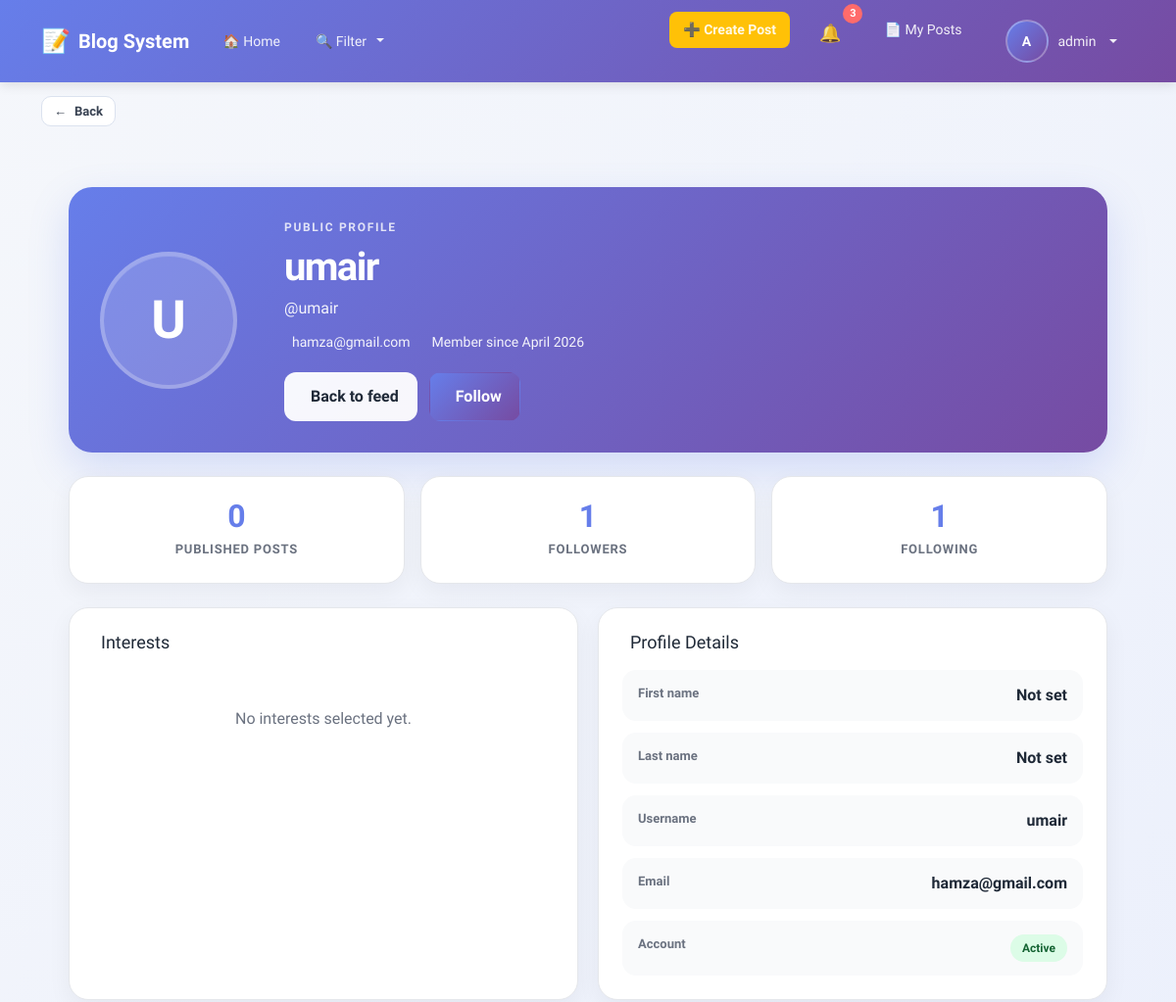
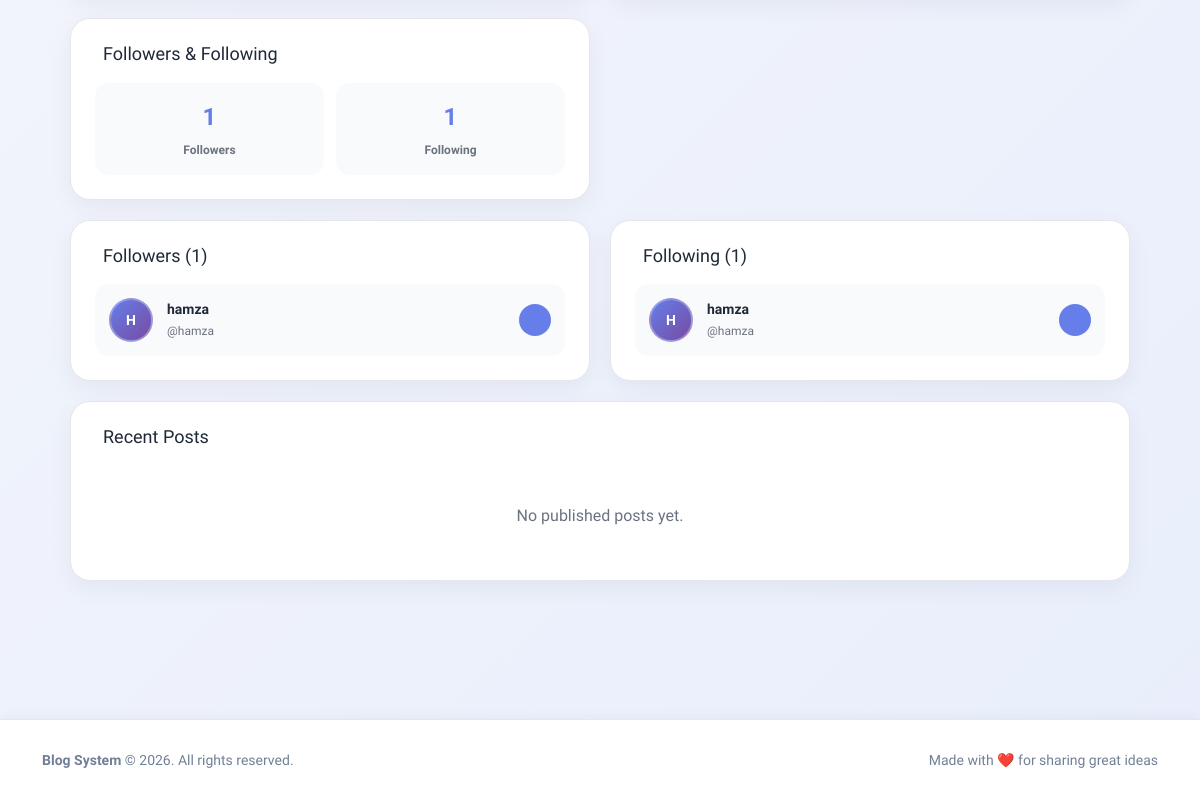
Page /profile/4/ (signed in) on the earlier database version (2 pictures, top to bottom).
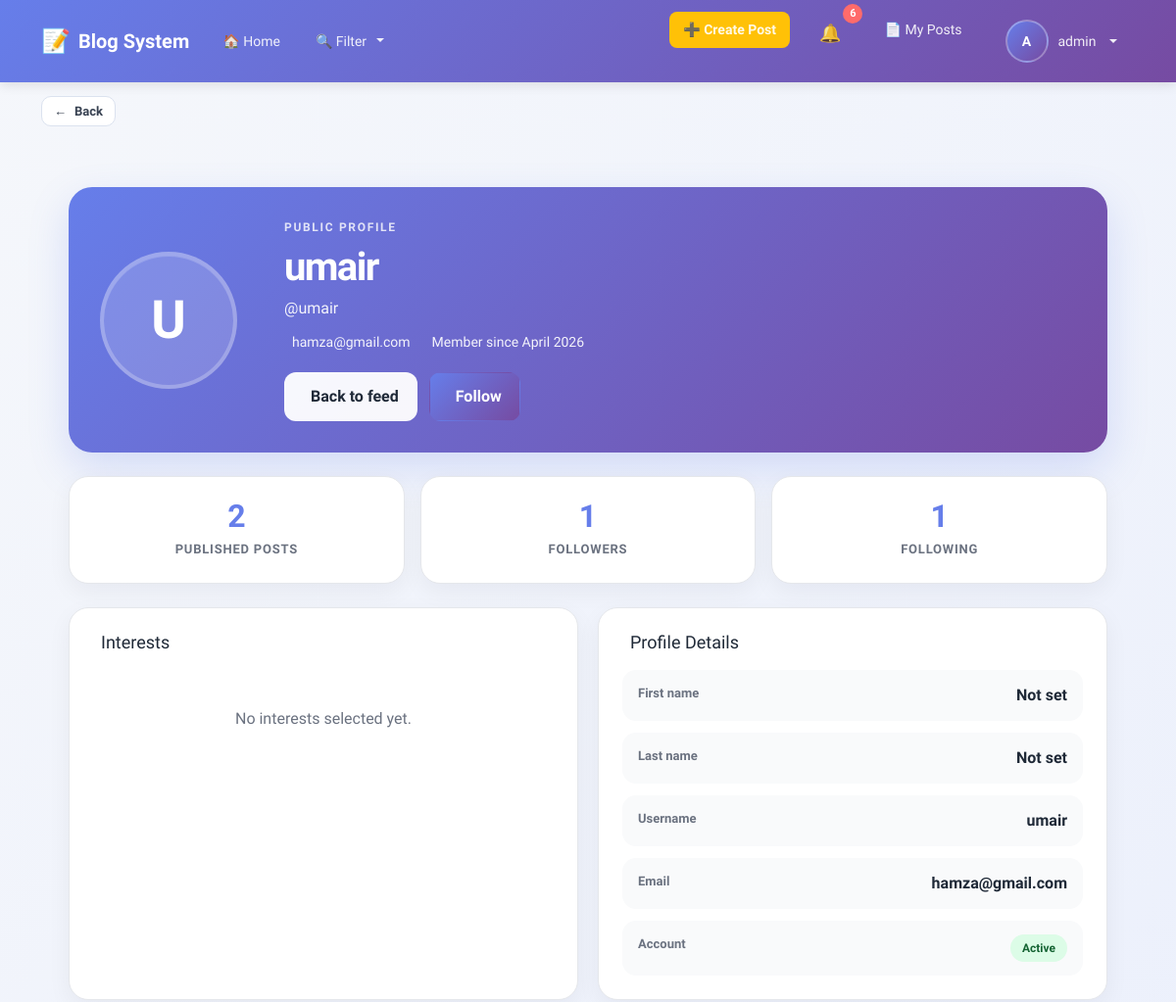
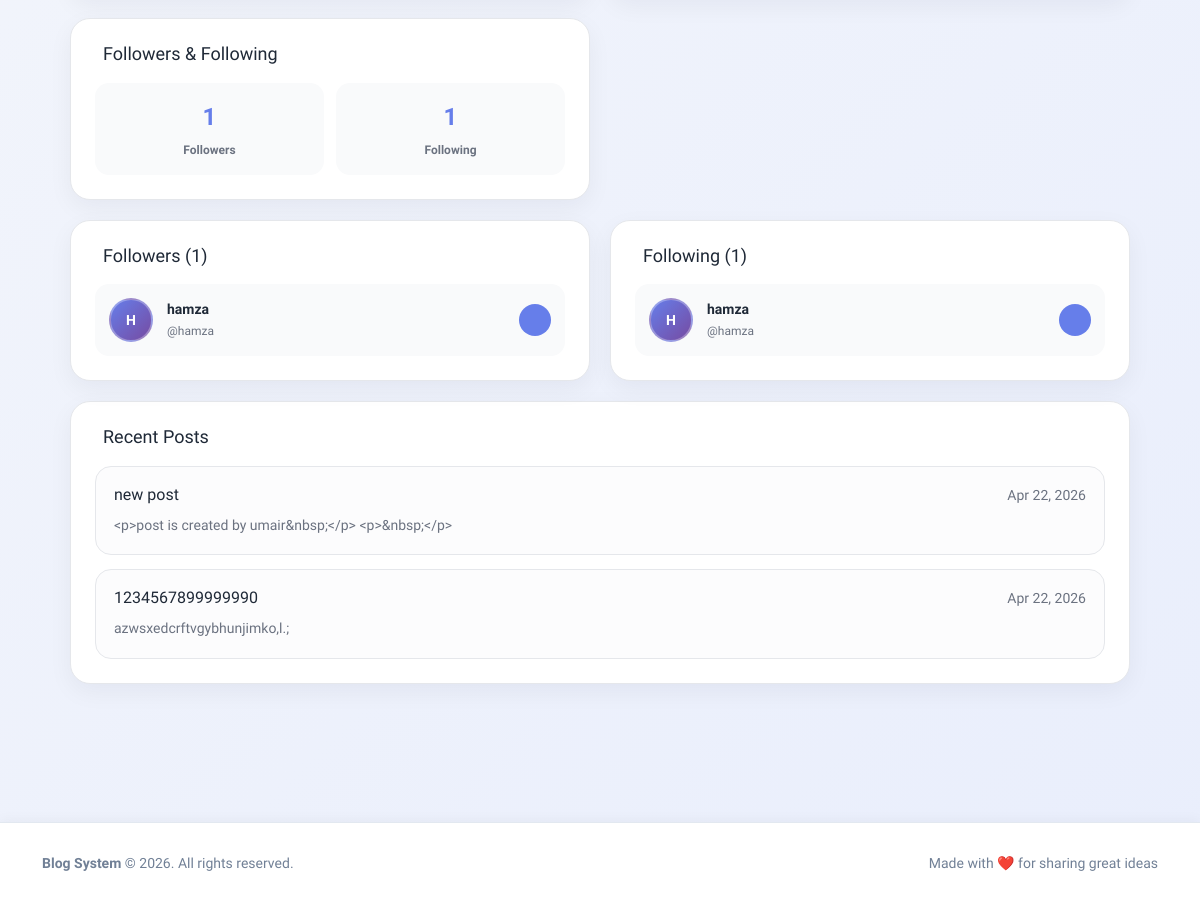
Same page on the later database version (2 pictures, top to bottom).
### blog/models.py (models this page shows, shortened)
class CustomUser(AbstractUser):
    email = models.EmailField(unique=True)

class Post(models.Model):
    title = models.CharField(max_length=200)
    content = RichTextUploadingField()
    author = models.ForeignKey(settings.AUTH_USER_MODEL, on_delete=models.CASCADE)
    created_at = models.DateTimeField(auto_now_add=True)
    updated_at = models.DateTimeField(auto_now=True)
    is_published = models.BooleanField(default=False)
    category = models.ManyToManyField("Category", blank=True)

### blog/views.py (the view)
# urls.py: path('profile/<int:user_id>/', other_user_profile_view, name='other_profile'),
@login_required
def other_user_profile_view(request, user_id):
    other_user = get_object_or_404(CustomUser, id=user_id)
    context = build_profile_context(other_user, request.user)
    context["other_user"] = other_user
    context["is_own_profile"] = other_user == request.user
    return render(request, "profile/other_profile.html", context)

### blog/context_processors.py (called while the page is built)
def notifications_badge(request):
    if request.user.is_authenticated:
        unread_count = Notification.objects.filter(user=request.user, is_read=False).count()
    else:
        unread_count = 0
    return {"unread_notifications_count": unread_count}

def navbar_context(request):
    all_categories = Category.objects.all().order_by("name")
    selected_category_ids = []
    if request.GET:
        selected_category_ids = [int(id) for id in request.GET.getlist("categories") if id and id != "all"]
    return {
        "all_categories": all_categories,
        "selected_category_ids": selected_category_ids,
    }

### templates/profile/other_profile.html (shortened to what the changed rows need)
{% extends 'base.html' %}
{% block content %}
<div class="profile-page">
	<section class="profile-hero">
		<div class="profile-hero-content">
			<h1 class="profile-name">{{ profile_user.get_full_name|default:profile_user.username }}</h1>
		</div>
	</section>
	<section class="profile-stats">
		<div class="stat-card">
			<span class="stat-value">{{ user_posts }}</span>
			<span class="stat-label">Published Posts</span>
		</div>
	</section>
	<section class="profile-grid">
		<article class="profile-panel">
			<div class="panel-header">
				<h2> Interests</h2>
			</div>
		</article>
		<article class="profile-panel">
			<div class="panel-header">
				<h2> Profile Details</h2>
			</div>
		</article>
		<article class="profile-panel">
			<div class="panel-header">
				<h2> Followers & Following</h2>
			</div>
		</article>
	</section>
	{% if followers or following %}
	<section class="profile-connections">
		{% if followers %}
		<article class="connections-panel">
			<div class="panel-header">
				<h2> Followers ({{ followers_count }})</h2>
			</div>
			<div class="users-grid">
				{% for follower in followers|slice:":6" %}
					<div class="user-card">
						<div class="user-avatar">{{ follower.username|first|upper }}</div>
						<div class="user-info">
							<h4>{{ follower.get_full_name|default:follower.username }}</h4>
							<p>@{{ follower.username }}</p>
						</div>
						<a href="{% url 'blog:other_profile' follower.id %}" class="user-link-btn">
						</a>
					</div>
				{% endfor %}
			</div>
		</article>
		{% endif %}
		{% if following %}
		<article class="connections-panel">
			<div class="panel-header">
				<h2> Following ({{ following_count }})</h2>
			</div>
			<div class="users-grid">
				{% for followed_user in following|slice:":6" %}
					<div class="user-card">
						<div class="user-avatar">{{ followed_user.username|first|upper }}</div>
						<div class="user-info">
							<h4>{{ followed_user.get_full_name|default:followed_user.username }}</h4>
							<p>@{{ followed_user.username }}</p>
						</div>
						<a href="{% url 'blog:other_profile' followed_user.id %}" class="user-link-btn">
						</a>
					</div>
				{% endfor %}
			</div>
		</article>
		{% endif %}
	</section>
	{% endif %}
	<section class="profile-panel recent-posts-panel">
		<div class="panel-header">
			<h2> Recent Posts</h2>
		</div>
		{% if recent_posts %}
			<div class="recent-posts">
				{% for post in recent_posts %}
					<article class="recent-post-card">
						<div class="recent-post-top">
							<h3>{{ post.title }}</h3>
							<span>{{ post.created_at|date:"M d, Y" }}</span>
						</div>
						<p>{{ post.content|truncatewords:28 }}</p>
					</article>
				{% endfor %}
			</div>
		{% else %}
			<div class="empty-state">
				<p>No published posts yet.</p>
			</div>
		{% endif %}
	</section>
</div>
{% endblock %}

### templates/includes/navbar.html (shortened to what this page needs)
<nav class="navbar navbar-expand-lg navbar-light">
    <div class="container">
        <a class="navbar-brand" href="{% url 'blog:home' %}">
            <span class="brand-icon">📝</span>
            <strong>Blog System</strong>
        </a>
        <div class="collapse navbar-collapse" id="navbarContent">
            <ul class="navbar-nav me-auto">
                <li class="nav-item">
                    <a class="nav-link" href="{% url 'blog:home' %}">
                        🏠 Home
                    </a>
                </li>
                <li class="nav-item dropdown">
                    <a class="nav-link dropdown-toggle filter-toggle" href="#" id="filterDropdown" role="button" data-bs-toggle="dropdown" aria-expanded="false">
                        🔍 Filter
                    </a>
                </li>
            </ul>
            <ul class="navbar-nav ms-auto">
                {% if user.is_authenticated %}
                    <li class="nav-item me-2">
                        <a class="nav-link btn-create-post" href="{% url 'blog:create_post' %}">
                            ➕ Create Post
                        </a>
                    </li>
                    <li class="nav-item me-2">
                        <a class="nav-link notifications-link" href="{% url 'blog:notifications_list' %}">
                            <span class="notification-icon">🔔</span>
                            <span class="notification-badge" id="notif-count">{{ unread_notifications_count }}</span>
                        </a>
                    </li>
                    <li class="nav-item me-2">
                        <a class="nav-link" href="{% url 'blog:my_posts' %}">
                            📄 My Posts
                        </a>
                    </li>
                    <li class="nav-item dropdown">
                        <a class="nav-link dropdown-toggle user-dropdown" href="#" id="userDropdown" role="button" data-bs-toggle="dropdown" aria-expanded="false">
                            <span class="user-avatar">{{ user.username|first|upper }}</span>
                            {{ user.username }}
                        </a>
                    </li>
                {% endif %}
            </ul>
        </div>
    </div>
</nav>

Differences in the rows shown:
added Post: title "new post", created_at "Apr 22, 2026", content "<p>post is created by umair&nbsp;</p> <p>&nbsp;</p>"
added Post: title "1234567899999990", created_at "Apr 22, 2026", content "azwsxedcrftvgybhunjimko,l.;"
Other differences:
{{ unread_notifications_count }}: "3" → "6"
{{ user_posts }}: "0" → "2"
text no longer shown: "No published posts yet."
